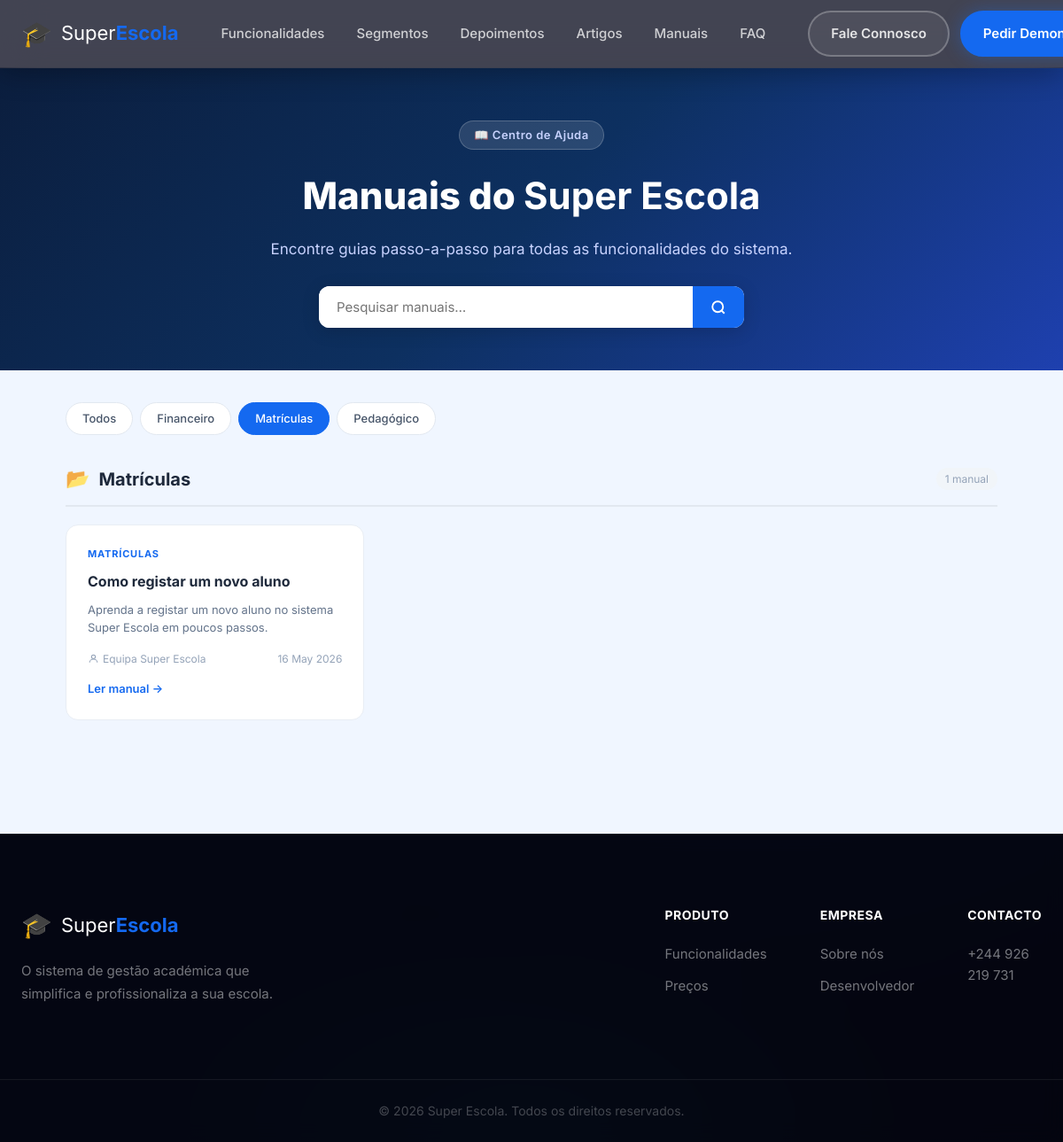
Screenshot of /manuais/?cat=Matrículas with the database file from the repository.
### core/models.py (models this page shows, shortened)
class Manual(models.Model):
    titulo = models.TextField()
    categoria = models.TextField(default='Geral')
    resumo = models.TextField(blank=True, default='')
    intro = models.TextField(blank=True, default='')
    passos = models.TextField(blank=True, default='[]')
    conteudo = models.TextField(blank=True, default='')
    imagem_url = models.TextField(blank=True, default='')
    autor = models.TextField(default='Equipa Super Escola')
    publicado_em = models.DateTimeField(auto_now_add=True)
    ativo = models.IntegerField(default=1)
    class Meta:
        db_table = 'manuais'
        ordering = ['-publicado_em']
    def resumo_curto(self):
        return self.resumo[:130] if self.resumo else ''

### core/views.py (the view)
# urls.py: path('manuais/', views.manuais_list, name='manuais'),
def manuais_list(request):
    busca = request.GET.get('q', '').strip()
    cat_filter = request.GET.get('cat', '').strip()
    qs = Manual.objects.filter(ativo=1)
    if busca:
        qs = qs.filter(titulo__icontains=busca) | Manual.objects.filter(ativo=1, resumo__icontains=busca)
    if cat_filter:
        qs = qs.filter(categoria=cat_filter)
    todos_manuais = qs.order_by('categoria', '-publicado_em')
    categorias_disponiveis = list(Manual.objects.filter(ativo=1).values_list('categoria', flat=True).distinct().order_by('categoria'))
    grupos = {}
    for m in todos_manuais:
        grupos.setdefault(m.categoria, []).append(m)
    recentes = Manual.objects.filter(ativo=1).order_by('-publicado_em')[:5]
    return render(request, 'manuais.html', {
        'grupos': grupos,
        'categorias': categorias_disponiveis,
        'recentes': recentes,
        'busca': busca,
        'cat_filter': cat_filter,
        'total': todos_manuais.count(),
    })

### core/templates/manuais.html (shortened to what this page needs)
{% extends "base.html" %}
{% load static %}
{% block body %}
<header class="header scrolled" id="header">
  <div class="container header-inner">
    <a href="/" class="logo"><span class="logo-icon">🎓</span><span class="logo-text">Super<strong>Escola</strong></span></a>
    <nav class="nav" id="nav">
      <a href="/#funcionalidades" class="nav-link">Funcionalidades</a>
      <a href="/#segmentos" class="nav-link">Segmentos</a>
      <a href="/#depoimentos" class="nav-link">Depoimentos</a>
      <a href="/#artigos" class="nav-link">Artigos</a>
      <a href="/manuais/" class="nav-link" style="color:var(--primary)">Manuais</a>
      <a href="/#faq" class="nav-link">FAQ</a>
    </nav>
    <div class="header-actions">
      <a href="https://wa.me/244926219731?text=Olá!+Vim+pelo+site+e+quero+saber+mais+sobre+o+Super+Escola." class="btn btn-outline" target="_blank">Fale Connosco</a>
      <a href="https://wa.me/244926219731?text=Olá!+Quero+uma+demonstração+do+Super+Escola." class="btn btn-primary" target="_blank">Pedir Demonstração</a>
    </div>
  </div>
</header>
<main class="manuais-page">
  <div class="manuais-hero">
    <div class="container">
      <div class="manuais-hero-inner">
        <span class="manuais-badge">📖 Centro de Ajuda</span>
        <h1>Manuais do <strong>Super Escola</strong></h1>
        <p>Encontre guias passo-a-passo para todas as funcionalidades do sistema.</p>
        <form method="get" action="/manuais/" class="manuais-search-form">
          <input type="text" name="q" value="{{ busca }}" placeholder="Pesquisar manuais…" class="manuais-search-input">
          <button type="submit" class="manuais-search-btn">
            <svg width="18" height="18" fill="none" stroke="currentColor" stroke-width="2.5" viewBox="0 0 24 24"><circle cx="11" cy="11" r="8"/><path d="m21 21-4.35-4.35"/></svg>
          </button>
        </form>
      </div>
    </div>
  </div>
  <div class="container manuais-body">
    {% if categorias %}
    <div class="manuais-cats-bar">
      <a href="/manuais/" class="mcat-pill {% if not cat_filter %}active{% endif %}">Todos</a>
      {% for cat in categorias %}
      <a href="/manuais/?cat={{ cat|urlencode }}" class="mcat-pill {% if cat_filter == cat %}active{% endif %}">{{ cat }}</a>
      {% endfor %}
    </div>
    {% endif %}
    {% if grupos %}
      {% for categoria, lista in grupos.items %}
      <section class="manuais-group">
        <div class="manuais-group-header">
          <span class="mgrupo-icon">📂</span>
          <h2 class="mgrupo-titulo">{{ categoria }}</h2>
          <span class="mgrupo-count">{{ lista|length }} manual{{ lista|length|pluralize:"is" }}</span>
        </div>
        <div class="manuais-grid">
          {% for m in lista %}
          <a href="{% url 'manual_detail' m.id %}" class="manual-card">
            <div class="mcard-cat-tag">{{ m.categoria }}</div>
            <h3 class="mcard-titulo">{{ m.titulo }}</h3>
            {% if m.resumo %}
            <p class="mcard-resumo">{{ m.resumo_curto }}</p>
            {% endif %}
            <div class="mcard-footer">
              <span class="mcard-autor">
                <svg width="13" height="13" fill="none" stroke="currentColor" stroke-width="2" viewBox="0 0 24 24"><circle cx="12" cy="8" r="4"/><path d="M4 20c0-4 3.6-7 8-7s8 3 8 7"/></svg>
                {{ m.autor }}
              </span>
              <span class="mcard-data">{{ m.publicado_em|date:"d M Y" }}</span>
            </div>
            <span class="mcard-ler">Ler manual →</span>
          </a>
          {% endfor %}
        </div>
      </section>
      {% endfor %}
    {% endif %}
  </div>
</main>
<footer class="footer">
  <div class="container footer-inner">
    <div class="footer-brand">
      <a href="/" class="logo"><span class="logo-icon">🎓</span><span class="logo-text">Super<strong>Escola</strong></span></a>
      <p>O sistema de gestão académica que simplifica e profissionaliza a sua escola.</p>
    </div>
    <div class="footer-links">
      <div class="footer-col"><h4>Produto</h4><a href="/#funcionalidades">Funcionalidades</a><a href="/#precos">Preços</a></div>
      <div class="footer-col"><h4>Empresa</h4><a href="{% url 'empresa' %}">Sobre nós</a><a href="{% url 'cv' %}">Desenvolvedor</a></div>
      <div class="footer-col"><h4>Contacto</h4><a href="https://wa.me/244926219731" target="_blank">+244 926 219 731</a></div>
    </div>
  </div>
  <div class="footer-bottom">
    <div class="container"><p>© {% now "Y" %} Super Escola. Todos os direitos reservados.</p></div>
  </div>
</footer>
{% endblock %}

### core/static/css/glass.css (style rules this page uses)
:root { --glass-bg: rgba(255,255,255,0.07); --glass-border: rgba(255,255,255,0.13); --glass-blur: blur(18px); --glow-primary: rgba(20,105,240,0.45); --glow-cyan: rgba(6,182,212,0.35); --glow-pink: rgba(6,194,212,0.3); --page-bg: #060e1c; }
html { background: var(--page-bg); }
body { background: transparent; color: #e2e8f0; position: relative; overflow-x: hidden; }
body::before { content: ''; position: fixed; inset: 0; z-index: -2; background: radial-gradient(ellipse 80vw 60vh at 10% 20%, rgba(20,105,240,0.22) 0%, transparent 60%), radial-gradient(ellipse 60vw 50vh at 90% 10%, rgba(6,182,212,0.18) 0%, transparent 55%), radial-gradient(ellipse 70vw 60vh at 50% 100%, rgba(6,194,212,0.15) 0%, transparent 55%), radial-gradient(ellipse 90vw 80vh at 80% 60%, rgba(20,105,240,0.12) 0%, transparent 60%), linear-gradient(135deg, #060e1c 0%, #0b1a34 40%, #070f20 100%); }
body::after { content: ''; position: fixed; width: 600px; height: 600px; background: radial-gradient(circle, rgba(20,105,240,0.18) 0%, transparent 70%); border-radius: 50%; top: -200px; right: -200px; z-index: -1; animation: orbFloat 12s ease-in-out infinite alternate; pointer-events: none; }
.header { background: rgba(8,8,24,0.4) !important; backdrop-filter: blur(24px) !important; -webkit-backdrop-filter: blur(24px) !important; border-bottom: 1px solid rgba(255,255,255,0.07) !important; box-shadow: 0 4px 32px rgba(0,0,0,0.3) !important; }
.header.scrolled { background: rgba(8,8,24,0.75) !important; border-bottom-color: rgba(255,255,255,0.1) !important; }
.logo { color: #fff !important; }
.header.scrolled .logo { color: #fff !important; }
.nav-link { color: rgba(255,255,255,0.75) !important; }
.header.scrolled .nav-link { color: rgba(255,255,255,0.75) !important; }
.header-actions .btn-outline, .header.scrolled .header-actions .btn-outline { color: rgba(255,255,255,0.85) !important; border-color: rgba(255,255,255,0.25) !important; background: rgba(255,255,255,0.06) !important; }
.footer { background: rgba(4,4,14,0.85) !important; backdrop-filter: blur(10px) !important; border-top: 1px solid rgba(255,255,255,0.07) !important; }
.footer-bottom { border-top-color: rgba(255,255,255,0.07) !important; }
.footer-col h4 { color: #fff !important; }
.footer-col a { color: rgba(255,255,255,0.45) !important; }
.footer-bottom p { color: rgba(255,255,255,0.25) !important; }
.footer-brand p { color: rgba(255,255,255,0.45) !important; }
.btn-primary { box-shadow: 0 0 20px rgba(20,105,240,0.35) !important; }

### rows the page displays
Manual: categoria "Matrículas", lista "1", categoria "MATRÍCULAS", titulo "Como registar um novo aluno", resumo_curto "Aprenda a registar um novo aluno no sistema Super Escola em poucos passos.", autor "Equipa Super Escola", publicado_em "16 May 2026"

### other values shown
{{ cat }} "Financeiro" "Matrículas" "Pedagógico"
